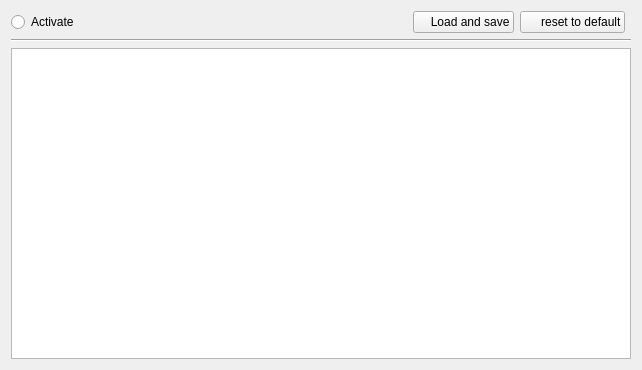
<?xml version="1.0" encoding="UTF-8"?>
<ui version="4.0">
 <class>Form</class>
 <widget class="QWidget" name="Form">
  <property name="geometry">
   <rect>
    <x>0</x>
    <y>0</y>
    <width>642</width>
    <height>370</height>
   </rect>
  </property>
  <property name="windowTitle">
   <string>Form</string>
  </property>
  <layout class="QGridLayout" name="gridLayout_2">
   <item row="0" column="1">
    <layout class="QGridLayout" name="gridLayout">
     <property name="sizeConstraint">
      <enum>QLayout::SetDefaultConstraint</enum>
     </property>
     <item row="0" column="0">
      <widget class="QRadioButton" name="activeRadioButton">
       <property name="sizePolicy">
        <sizepolicy hsizetype="MinimumExpanding" vsizetype="Fixed">
         <horstretch>0</horstretch>
         <verstretch>0</verstretch>
        </sizepolicy>
       </property>
       <property name="text">
        <string>Activate</string>
       </property>
      </widget>
     </item>
     <item row="2" column="0" colspan="5">
      <widget class="QTableWidget" name="tableWidget"/>
     </item>
     <item row="1" column="0" colspan="5">
      <widget class="Line" name="line">
       <property name="orientation">
        <enum>Qt::Horizontal</enum>
       </property>
      </widget>
     </item>
     <item row="0" column="3">
      <widget class="QPushButton" name="defaultButton">
       <property name="text">
        <string>     reset to default</string>
       </property>
      </widget>
     </item>
     <item row="0" column="2">
      <widget class="QPushButton" name="loadButton">
       <property name="text">
        <string>    Load and save</string>
       </property>
      </widget>
     </item>
     <item row="0" column="1">
      <spacer name="horizontalSpacer">
       <property name="orientation">
        <enum>Qt::Horizontal</enum>
       </property>
       <property name="sizeHint" stdset="0">
        <size>
         <width>40</width>
         <height>20</height>
        </size>
       </property>
      </spacer>
     </item>
    </layout>
   </item>
  </layout>
 </widget>
 <resources/>
 <connections/>
</ui>
